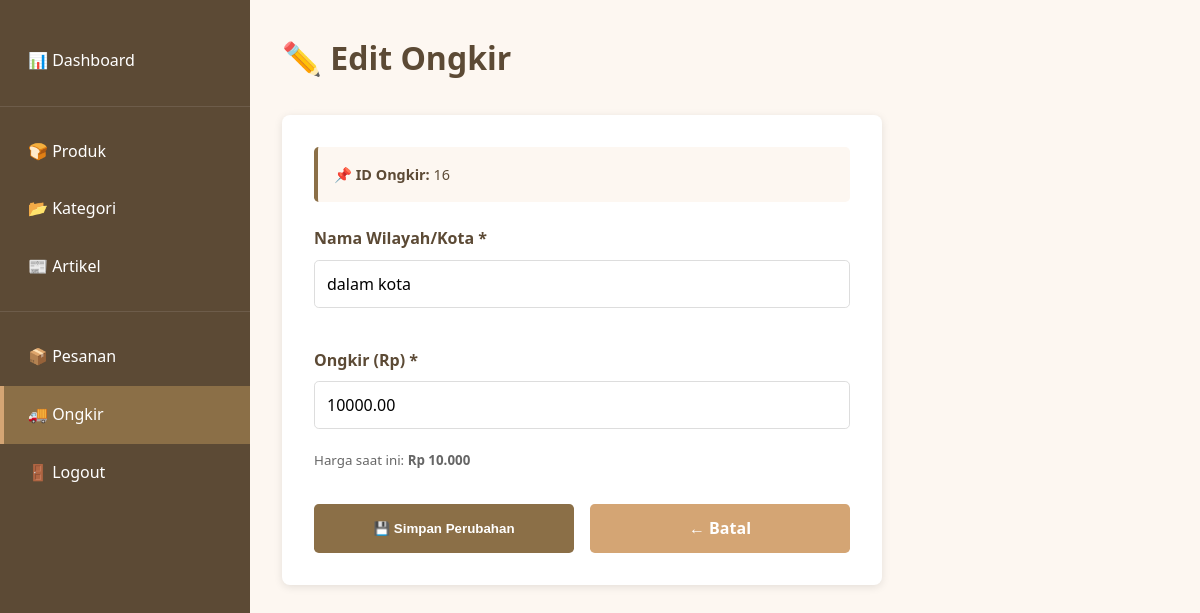
/admin/shipping/edit.php?id=16 (signed in), run on the app's committed database.
### tables this page shows
CREATE TABLE `shipping_costs` (
  `id` int(11) NOT NULL,
  `wilayah` varchar(100) NOT NULL,
  `ongkir` decimal(10,2) NOT NULL,
  `created_at` timestamp NOT NULL DEFAULT current_timestamp(),
  `updated_at` timestamp NOT NULL DEFAULT current_timestamp() ON UPDATE current_timestamp()
);

### includes/functions.php (called while the page is built, shortened)
<?php
function formatCurrency($amount) {
    return 'Rp ' . number_format($amount, 0, ',', '.');
}
?>

### admin/shipping/edit.php (the view, shortened to what this page needs)
<?php
require_once __DIR__ . '/../../includes/functions.php';
require_once __DIR__ . '/../../includes/auth-check.php';
$shipping_id = isset($_GET['id']) ? (int)$_GET['id'] : 0;
$shipping = $conn->query("SELECT * FROM shipping_costs WHERE id = $shipping_id")->fetch_assoc();
?>
<!DOCTYPE html>
<html lang="id">
<head>
    <link rel="stylesheet" href="<?php echo BASE_URL; ?>assets/css/style.css">
</head>
<body>
    <div style="display: flex;">
        <?php include __DIR__ . '/../includes/sidebar.php'; ?>
        <div class="admin-content">
            <div class="content-header">
                <h1>✏️ Edit Ongkir</h1>
            </div>
            <div class="edit-card">
                <div class="info-box">
                    <p>📌 <strong>ID Ongkir:</strong> <?php echo $shipping_id; ?></p>
                </div>
                <form method="POST" action="">
                    <div class="form-group">
                        <label for="wilayah">Nama Wilayah/Kota *</label>
                        <input
                            type="text"
                            id="wilayah"
                            name="wilayah"
                            value="<?php echo htmlspecialchars($shipping['wilayah']); ?>"
                            required
                            placeholder="Contoh: Jakarta Pusat, Bandung, dll"
                            autofocus
                        >
                    </div>
                    <div class="form-group">
                        <label for="ongkir">Ongkir (Rp) *</label>
                        <input
                            type="number"
                            id="ongkir"
                            name="ongkir"
                            value="<?php echo $shipping['ongkir']; ?>"
                            required
                            min="1000"
                            step="1000"
                            placeholder="Contoh: 10000"
                        >
                        <small style="color: #666; display: block; margin-top: 0.3rem;">
                            Harga saat ini: <strong><?php echo formatCurrency($shipping['ongkir']); ?></strong>
                        </small>
                    </div>
                    <div class="form-actions">
                        <button type="submit" class="btn-submit">💾 Simpan Perubahan</button>
                        <a href="<?php echo ADMIN_URL; ?>shipping/" class="btn-cancel">← Batal</a>
                    </div>
                </form>
            </div>
        </div>
    </div>
</body>
</html>

### assets/css/style.css (style rules this page uses)
:root { --primary: #8B6F47; --secondary: #D4A574; --accent: #F5E6D3; --dark: #5C4A35; --light: #FDF7F1; --success: #28a745; --danger: #dc3545; --warning: #ffc107; --info: #17a2b8; }
* { margin: 0; padding: 0; box-sizing: border-box; }
html, body { height: 100%; font-family: 'Segoe UI', Tahoma, Geneva, Verdana, sans-serif; }
body { background-color: var(--light); color: var(--dark); line-height: 1.6; }
h1, h2, h3, h4, h5, h6 { color: var(--dark); margin-bottom: 1rem; font-weight: 600; }
a { color: var(--primary); text-decoration: none; transition: color 0.3s; }
input[type="text"], input[type="email"], input[type="password"], input[type="number"], input[type="date"], input[type="tel"], textarea, select { width: 100%; padding: 0.75rem; margin-bottom: 1rem; border: 1px solid #ddd; border-radius: 0.5rem; font-family: inherit; font-size: 1rem; transition: border-color 0.3s; }
.form-group { margin-bottom: 1.5rem; }
.form-group label { display: block; margin-bottom: 0.5rem; font-weight: 500; color: var(--dark); }

### admin/shipping/edit.php (style rules this page uses)
.admin-content { padding: 2rem; flex: 1; }
.content-header { margin-bottom: 2rem; }
.edit-card { background: white; padding: 2rem; border-radius: 0.5rem; box-shadow: 0 2px 8px rgba(0, 0, 0, 0.1); max-width: 600px; }
.form-group { margin-bottom: 1.5rem; }
.form-group label { display: block; margin-bottom: 0.5rem; font-weight: 600; color: var(--dark); }
.form-group input { width: 100%; padding: 0.75rem; border: 1px solid #ddd; border-radius: 0.3rem; box-sizing: border-box; font-size: 1rem; }
.form-actions { display: flex; gap: 1rem; margin-top: 2rem; }
.btn-submit { flex: 1; padding: 0.75rem; background-color: var(--primary); color: white; border: none; border-radius: 0.3rem; cursor: pointer; font-weight: 600; transition: background-color 0.3s; }
.btn-cancel { flex: 1; padding: 0.75rem; background-color: var(--secondary); color: white; border: none; border-radius: 0.3rem; cursor: pointer; font-weight: 600; text-decoration: none; text-align: center; transition: background-color 0.3s; }
.info-box { background-color: var(--light); padding: 1rem; border-radius: 0.3rem; margin-bottom: 1.5rem; border-left: 4px solid var(--primary); }
.info-box p { margin: 0; color: var(--dark); font-size: 0.9rem; }

### data on the page
shipping_costs: wilayah "dalam kota", ongkir "10000.00", ongkir "Rp 10.000"

### other printed values
$shipping_id "16"
